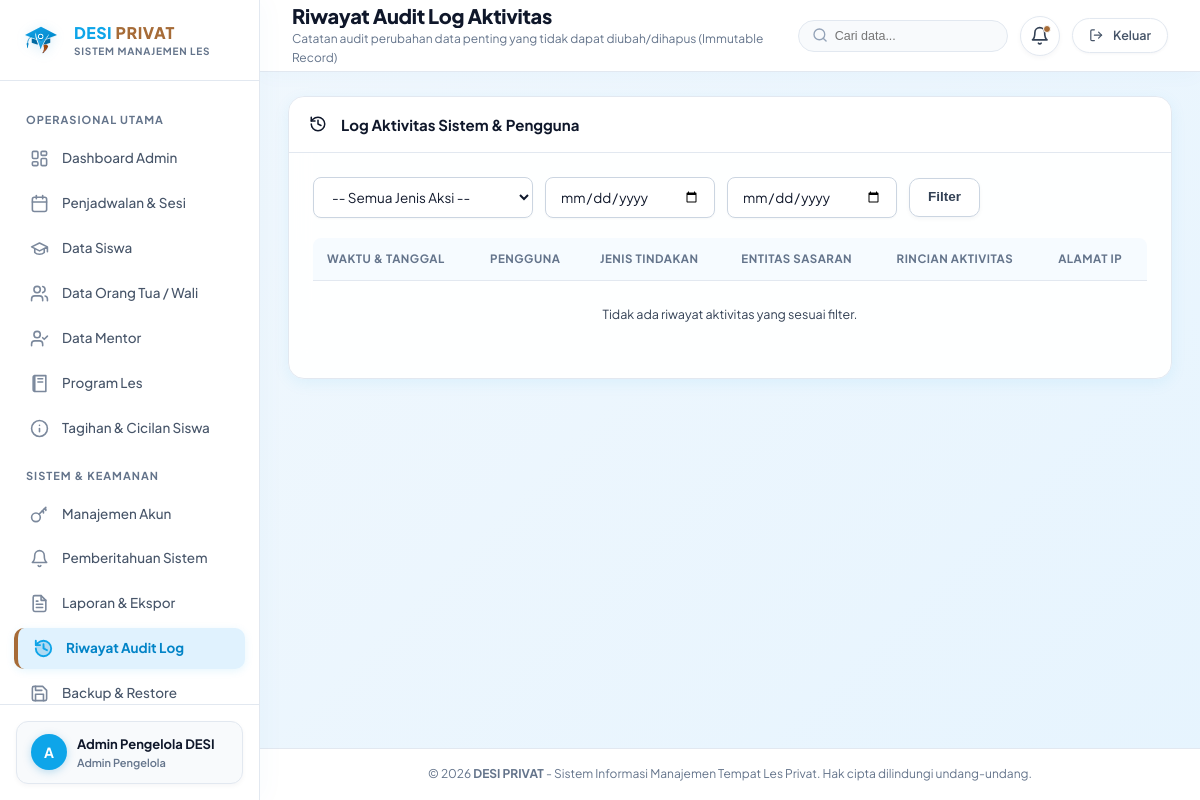
Page /admin/audit-logs (signed in) on the earlier database version.
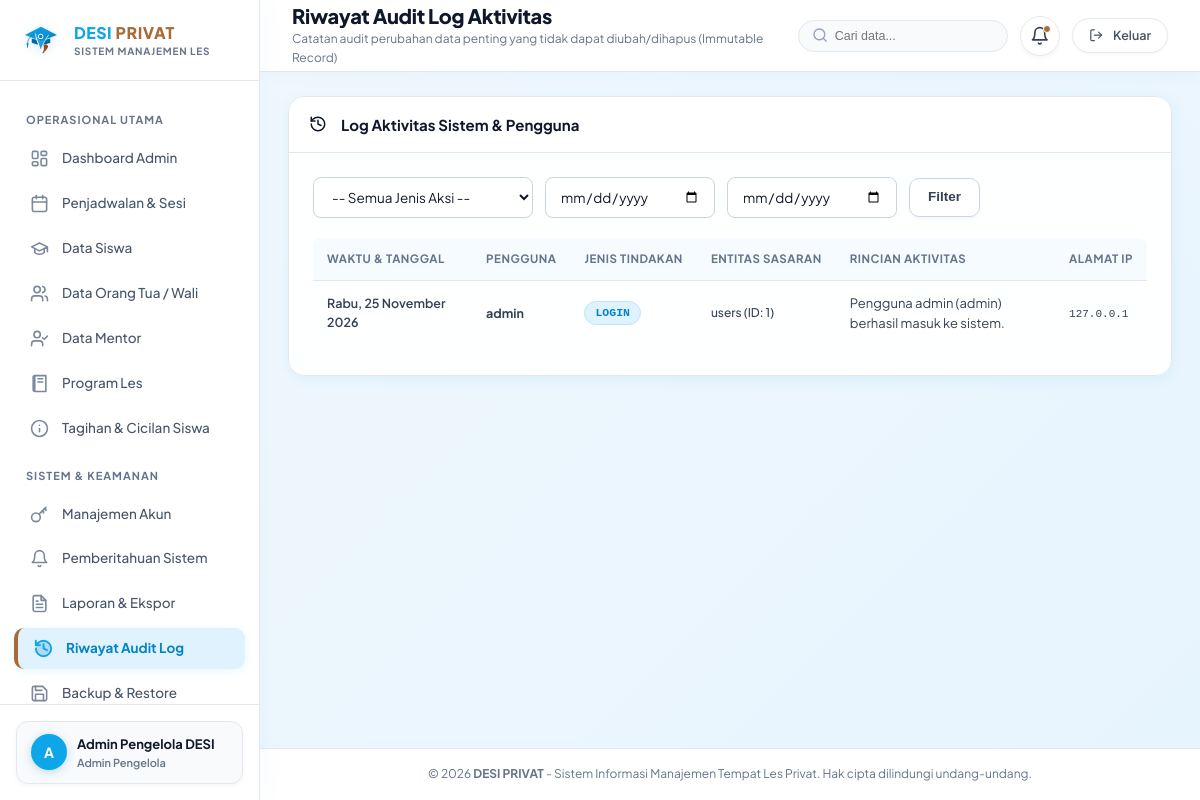
Same page on the later database version.
### tables this page shows
CREATE TABLE users (
    id INTEGER PRIMARY KEY AUTOINCREMENT,
    username TEXT UNIQUE NOT NULL,
    password_hash TEXT NOT NULL,
    role TEXT NOT NULL CHECK(role IN ('admin', 'owner', 'mentor', 'parent')),
    full_name TEXT NOT NULL,
    email TEXT,
    phone TEXT,
    is_active INTEGER DEFAULT 1,
    created_at DATETIME DEFAULT CURRENT_TIMESTAMP,
    updated_at DATETIME DEFAULT CURRENT_TIMESTAMP
);

CREATE TABLE audit_logs (
    id INTEGER PRIMARY KEY AUTOINCREMENT,
    user_id INTEGER REFERENCES users(id) ON DELETE SET NULL,
    user_name TEXT,
    action_type TEXT NOT NULL,
    target_entity TEXT NOT NULL,
    target_id TEXT,
    details TEXT,
    ip_address TEXT,
    created_at DATETIME DEFAULT CURRENT_TIMESTAMP
, module_name TEXT, old_values TEXT, new_values TEXT, fields_changed TEXT, status_code INTEGER DEFAULT 200);

### routes/admin.py (the view)
@admin_bp.route("/audit-logs")
def audit_logs():
    action_type = request.args.get("action_type")
    target_entity = request.args.get("target_entity")
    start_date = request.args.get("start_date")
    end_date = request.args.get("end_date")
    logs = get_audit_logs(limit=200, action_type=action_type, target_entity=target_entity, start_date=start_date, end_date=end_date)
    return render_template(
        "admin/audit_logs.html",
        logs=logs,
        action_type=action_type,
        target_entity=target_entity,
        start_date=start_date,
        end_date=end_date
    )

### routes/admin.py (called while the page is built)
@admin_bp.before_request
@login_required
@role_required("admin")
def check_admin_access():
    pass

### routes/auth.py (called while the page is built)
def login_required(f):
    @wraps(f)
    def decorated_function(*args, **kwargs):
        if "user_id" not in session:
            flash("Silakan masuk terlebih dahulu untuk mengakses halaman ini.", "warning")
            return redirect(url_for("auth.login", next=request.url))
        user = query_db("SELECT id, is_active FROM users WHERE id = ?", (session["user_id"],), one=True)
        if not user or not user["is_active"]:
            session.clear()
            flash("Sesi login Anda telah kedaluwarsa atau akun tidak ditemukan. Silakan masuk kembali.", "warning")
            return redirect(url_for("auth.login"))
        return f(*args, **kwargs)
    return decorated_function

def role_required(*allowed_roles):
    def decorator(f):
        @wraps(f)
        def decorated_function(*args, **kwargs):
            if "user_id" not in session:
                flash("Silakan masuk terlebih dahulu.", "warning")
                return redirect(url_for("auth.login"))
            user_role = session.get("role")
            if user_role not in allowed_roles:
                abort(403, description="Akses ditolak. Anda tidak memiliki izin untuk mengakses fitur ini.")
            return f(*args, **kwargs)
        return decorated_function
    return decorator

### services/database_service.py (called while the page is built, shortened)
def is_postgres(db_path=None):
    global _pg_connection_failed
    if db_path is not None:
        return False
    if getattr(Config, "TESTING", False):
        return False
    db_url = getattr(Config, "DATABASE_URL", None)
    if not (db_url and str(db_url).strip().startswith("postgres")):
        return False
    if _pg_connection_failed:
        return False
    return True

def query_db(query, args=(), one=False, db_path=None):
    try:
        db = get_db(db_path)
    except RuntimeError:
        db = get_direct_connection(db_path)
        cur = db.execute(query, args)
        rv = cur.fetchall()
        db.close()
        return (rv[0] if rv else None) if one else rv
    cur = db.execute(query, args)
    rv = cur.fetchall()
    cur.close()
    return (rv[0] if rv else None) if one else rv

### services/notification_service.py (called while the page is built)
def get_unread_count(user_id):
    row = query_db(
        "SELECT COUNT(*) as unread_count FROM notifications WHERE user_id = ? AND is_read = 0",
        (user_id,),
        one=True
    )
    return row["unread_count"] if row else 0

### templates/admin/audit_logs.html (shortened to what this page needs)
{% extends "base.html" %}
{% block page_title %}Riwayat Audit Log Aktivitas{% endblock %}
{% block page_subtitle %}Catatan audit perubahan data penting yang tidak dapat diubah/dihapus (Immutable Record){% endblock %}
{% block content %}
<div class="card">
  <div class="card-header">
    <div class="card-title"><span>{{ icon('history') }}</span> Log Aktivitas Sistem & Pengguna</div>
  </div>
  <div class="card-body">
    <form method="GET" action="{{ url_for('admin.audit_logs') }}" class="filter-bar">
      <select name="action_type" class="form-select" style="max-width: 220px;">
        <option value="">-- Semua Jenis Aksi --</option>
      </select>
      <input type="date" name="start_date" value="{{ start_date or '' }}" class="form-control" style="max-width: 170px;" placeholder="Dari Tanggal">
      <input type="date" name="end_date" value="{{ end_date or '' }}" class="form-control" style="max-width: 170px;" placeholder="Sampai Tanggal">
      <button type="submit" class="btn btn-secondary">Filter</button>
    </form>
    <div class="table-responsive">
      <table class="table-desi">
        <thead>
          <tr>
            <th>Waktu & Tanggal</th>
            <th>Pengguna</th>
            <th>Jenis Tindakan</th>
            <th>Entitas Sasaran</th>
            <th>Rincian Aktivitas</th>
            <th>Alamat IP</th>
          </tr>
        </thead>
        <tbody>
          {% for log in logs %}
          <tr>
            <td>
              <span style="font-size: 12.5px; font-weight: 600;">{{ log.created_at|date_indo }}</span>
            </td>
            <td>
              <strong style="color: var(--navy-primary);">{{ log.user_name or 'Sistem' }}</strong>
            </td>
            <td>
              <span class="badge badge-info" style="font-family: monospace;">{{ log.action_type }}</span>
            </td>
            <td>
              <span style="font-size: 12px; font-weight: 500;">{{ log.target_entity }} (ID: {{ log.target_id or '-' }})</span>
            </td>
            <td>
              <div style="font-size: 13px; color: var(--gray-700); max-width: 400px;">
                {{ log.details }}
              </div>
            </td>
            <td>
              <span style="font-family: monospace; font-size: 11px; color: var(--gray-500);">{{ log.ip_address or '127.0.0.1' }}</span>
            </td>
          </tr>
          {% else %}
          <tr>
            <td colspan="6" style="text-align: center; color: var(--gray-500); padding: 24px;">
              Tidak ada riwayat aktivitas yang sesuai filter.
            </td>
          </tr>
          {% endfor %}
        </tbody>
      </table>
    </div>
  </div>
</div>
{% endblock %}

### templates/base.html (shortened to what this page needs)
<!DOCTYPE html>
<html lang="id">
<head>
  <link rel="stylesheet" href="{{ url_for('static', filename='css/main.css') }}">
</head>
<body>
  <div class="app-container">
    <aside class="sidebar" id="sidebar">
      <div class="sidebar-header">
        <div style="display: flex; align-items: center; gap: 12px; flex: 1; min-width: 0;">
          <img src="{{ url_for('static', filename='images/logo_symbol.svg') }}" class="sidebar-brand-img" alt="Logo DESI PRIVAT">
          <div style="min-width: 0;">
            <div class="sidebar-brand-title"><span class="brand-desi" style="color: #0EA5E9;">DESI</span> <span class="brand-privat" style="color: #A66B37;">PRIVAT</span></div>
            <div class="sidebar-brand-sub" style="font-size: 10px; font-weight: 700; letter-spacing: 0.8px; color: #64748B;">SISTEM MANAJEMEN LES</div>
          </div>
        </div>
      </div>
      <nav class="sidebar-nav">
        {% if current_user.role == 'admin' %}
          <div class="nav-section-title">Operasional Utama</div>
          <a href="{{ url_for('admin.dashboard') }}" class="nav-link {% if request.endpoint == 'admin.dashboard' %}active{% endif %}">
            <span class="nav-icon">{{ icon('dashboard') }}</span> Dashboard Admin
          </a>
          <a href="{{ url_for('admin.schedules') }}" class="nav-link {% if request.endpoint and 'admin.schedules' in request.endpoint %}active{% endif %}">
            <span class="nav-icon">{{ icon('calendar') }}</span> Penjadwalan &amp; Sesi
          </a>
          <a href="{{ url_for('admin.students') }}" class="nav-link {% if request.endpoint and 'admin.student' in request.endpoint %}active{% endif %}">
            <span class="nav-icon">{{ icon('student') }}</span> Data Siswa
          </a>
          <a href="{{ url_for('admin.parents') }}" class="nav-link {% if request.endpoint and 'admin.parents' in request.endpoint %}active{% endif %}">
            <span class="nav-icon">{{ icon('family') }}</span> Data Orang Tua / Wali
          </a>
          <a href="{{ url_for('admin.mentors') }}" class="nav-link {% if request.endpoint and 'admin.mentors' in request.endpoint %}active{% endif %}">
            <span class="nav-icon">{{ icon('mentor') }}</span> Data Mentor
          </a>
          <a href="{{ url_for('admin.programs') }}" class="nav-link {% if request.endpoint and 'admin.programs' in request.endpoint %}active{% endif %}">
            <span class="nav-icon">{{ icon('book') }}</span> Program Les
          </a>
          <a href="{{ url_for('admin.bills') }}" class="nav-link {% if request.endpoint and 'admin.bills' in request.endpoint %}active{% endif %}">
            <span class="nav-icon">{{ icon('receipt') }}</span> Tagihan &amp; Cicilan Siswa
          </a>
          <div class="nav-section-title">Sistem &amp; Keamanan</div>
          <a href="{{ url_for('admin.accounts') }}" class="nav-link {% if request.endpoint and 'admin.accounts' in request.endpoint %}active{% endif %}">
            <span class="nav-icon">{{ icon('key') }}</span> Manajemen Akun
          </a>
          <a href="{{ url_for('admin.notifications_center') }}" class="nav-link {% if request.endpoint and 'admin.notifications' in request.endpoint %}active{% endif %}">
            <span class="nav-icon">{{ icon('bell') }}</span> Pemberitahuan Sistem
          </a>
          <a href="{{ url_for('admin.reports') }}" class="nav-link {% if request.endpoint and 'admin.reports' in request.endpoint %}active{% endif %}">
            <span class="nav-icon">{{ icon('report') }}</span> Laporan &amp; Ekspor
          </a>
          <a href="{{ url_for('admin.audit_logs') }}" class="nav-link {% if request.endpoint and 'admin.audit_logs' in request.endpoint %}active{% endif %}">
            <span class="nav-icon">{{ icon('history') }}</span> Riwayat Audit Log
          </a>
          <a href="{{ url_for('admin.backups') }}" class="nav-link {% if request.endpoint and 'admin.backups' in request.endpoint %}active{% endif %}">
            <span class="nav-icon">{{ icon('backup') }}</span> Backup &amp; Restore
          </a>
        {% endif %}
      </nav>
      <div class="sidebar-footer">
        <div class="user-badge" style="display: flex; align-items: center; gap: 10px; padding: 12px 14px; background: #F8FAFC; border-radius: 12px; border: 1px solid #E2E8F0;">
          <div class="user-avatar" style="width: 36px; height: 36px; border-radius: 50%; background: #0EA5E9; color: #FFFFFF; display: flex; align-items: center; justify-content: center; font-weight: 700; font-size: 14px;">
            {{ current_user.full_name[:1] if (current_user and current_user.full_name) else 'U' }}
          </div>
          <div class="user-info" style="min-width: 0; flex: 1;">
            <div class="user-name" style="font-size: 13px; font-weight: 700; color: #0F172A; white-space: nowrap; overflow: hidden; text-overflow: ellipsis;">
              {{ current_user.full_name if (current_user and current_user.full_name) else 'Pengguna' }}
            </div>
            <div class="user-role-label" style="font-size: 11px; color: #64748B;">
              {% if current_user.role == 'admin' %}Admin Pengelola
              {% elif current_user.role == 'owner' %}Pemilik
              {% elif current_user.role == 'mentor' %}Mentor
              {% elif current_user.role == 'parent' %}Orang Tua / Wali
              {% endif %}
            </div>
          </div>
        </div>
      </div>
    </aside>
    <div class="main-wrapper">
      <header class="top-navbar">
        <div class="top-navbar-left">
          <div class="page-title-box">
            <h1>{% block page_title %}DESI PRIVAT{% endblock %}</h1>
            <p>{% block page_subtitle %}Sistem Informasi Manajemen Tempat Les Privat{% endblock %}</p>
          </div>
        </div>
        <div class="navbar-actions">
          <div class="navbar-search" style="display: flex;">
            <span class="search-icon">{{ icon('search') }}</span>
            <input type="text" class="navbar-search-input" placeholder="Cari data..." id="topNavbarSearch" onkeyup="if(event.key==='Enter'){window.location.href='{{ url_for('admin.students') if (current_user and current_user.role=='admin') else '#' }}?q='+encodeURIComponent(this.value);}">
          </div>
          {% if current_user %}
            {% if current_user.role == 'admin' %}
              <a href="{{ url_for('admin.notifications_center') }}" class="notif-bell-btn" title="Pusat Notifikasi">
                {{ icon('bell') }}
                {% if unread_count > 0 %}
                  <span class="notif-badge-count">{{ unread_count }}</span>
                {% else %}
                  <span class="notif-dot"></span>
                {% endif %}
              </a>
            {% else %}
              <span class="notif-bell-btn" title="Notifikasi Sistem" style="cursor: pointer;">
                {{ icon('bell') }}
                <span class="notif-dot"></span>
              </span>
            {% endif %}
            <a href="{{ url_for('auth.logout') }}" class="navbar-logout-btn" title="Keluar dari sistem">
              {{ icon('logout') }} <span class="logout-text">Keluar</span>
            </a>
          {% endif %}
        </div>
      </header>
      <main class="content-body">
        {% block content %}{% endblock %}
      </main>
      <footer style="padding: 16px 28px; text-align: center; font-size: 12px; color: var(--text-muted); border-top: 1px solid var(--border-subtle); background: var(--white);">
        &copy; {{ current_year }} <strong>DESI PRIVAT</strong> - Sistem Informasi Manajemen Tempat Les Privat. Hak cipta dilindungi undang-undang.
      </footer>
    </div>
  </div>
</body>
</html>

Differences in the rows shown:
added audit_logs: created_at "Rabu, 25 November 2026", user_name "admin", action_type "LOGIN", target_entity "users", target "1", details "Pengguna admin (admin) berhasil masuk ke sistem.", ip_address "127.0.0.1"
Other differences:
text no longer shown: "Tidak ada riwayat aktivitas yang sesuai filter."
